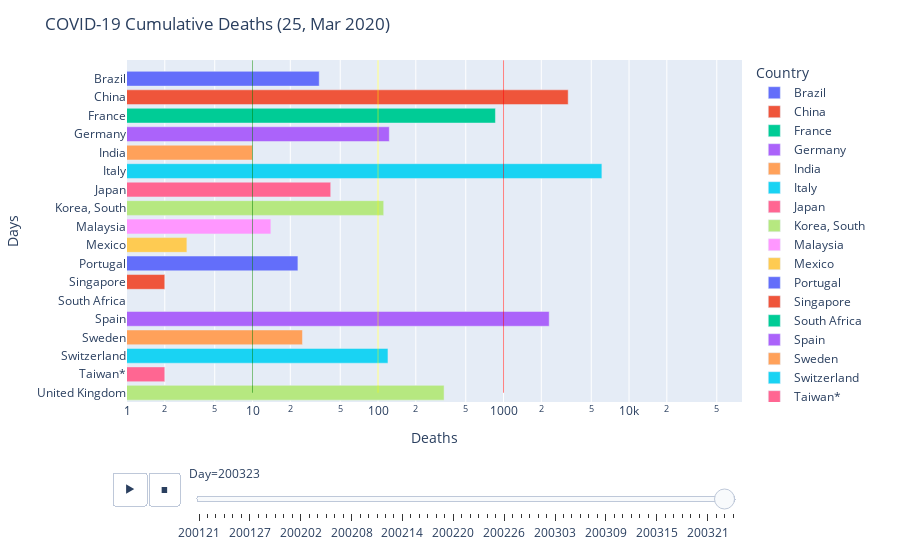

Here is the notebook cell this chart was saved with:
### Code cell
last_upt = dt.date.today() #- dt.timedelta(days=1)

title = 'COVID-19 Cumulative Deaths (' + "{:%d, %b %Y}".format(last_upt) +')'
autor = 'Author: Prof. Carlos Ed Beluzo - cbeluzo@gmail.com'
data_source= 'Data source: data.humdata.org, data.worldbank.org'

country_list = ['Brazil', 'China', 'France',  'Germany',
        'India', 'Italy',  'Japan',
        'Korea, South',  'Malaysia', 'Mexico',
        'Portugal', 'Singapore', 'South Africa', 'Spain',  'Sweden', 'Switzerland', 'Taiwan*',
        'United Kingdom']

#dfa = pd.DataFrame()
#dfA = df1.loc[df1['country'].isin(country_list)]

graf = px.bar(dfA.sort_values(['Day','cases'],ascending=True), y='country', x='cases', color='country', orientation='h',
              animation_frame="Day", animation_group="country", #text='country',
              #width=1200, 
              #height=800,
               hover_data=['Day', 'country', 'cases'], 
             labels={'country':'Country', 'cases':'Deaths'},
             )

#graf.update_traces(textposition='top center')
#                   marker_line_width=0.5, marker_line_color="black", mode='lines+markers')

graf.update_layout(
    template='plotly',
    xaxis_type="log",
    #yaxis_type="log",
    #transition = {'duration': 100},
    #title_text=title,
    xaxis = dict(range=(0, 4.9), constrain='domain'),
    #yaxis = dict(range=df1.country.unique())
)

annotations = []


graf.update_layout(annotations=annotations,
                  #uniformtext_minsize=8,
                  #uniformtext_mode='hide',
                  #xaxis_type="log",
                  title_text=title,
                  xaxis_title='Deaths',
                  yaxis_title='Days',
                  shapes=[{'type': 'line','x0': 10,'y0': 0,'x1': 10,'y1': dfA.country.unique().shape[0],
                           'line': {'color': 'green','width': 0.5}},
                         {'type': 'line','x0': 100,'y0': 0,'x1': 100,'y1': dfA.country.unique().shape[0],
                           'line': {'color': 'yellow','width': 0.5}},
                         {'type': 'line','x0': 1000,'y0': 0,'x1': 1000,'y1': dfA.country.unique().shape[0],
                           'line': {'color': 'red','width': 0.5}}]
                  )

graf.show()
plt.offline.plot(graf, filename="html/covid_19_total_deaths_animated_BR.html")
#df1.to_csv (r'data/covid_19_sns_population_infection_rate.csv', index = False, header=True)

#https://plot.ly/python/v3/line-and-scatter/#style-scatter-plots
#https://towardsdatascience.com/plotly-python-scatter-plots-2ea1b4885c90

### Figure 1 — Plotly figure (JSON) as saved in the notebook; plotly's stock layout.template omitted (floating-point values rounded to 4 significant figures)
{"data": [{"alignmentgroup": "True", "customdata": [["200323", "Brazil", 34]], "hoverlabel": {"namelength": 0}, "hovertemplate": "Country=%{customdata[1]}<br>Day=%{customdata[0]}<br>Deaths=%{customdata[2]}", "ids": ["Brazil"], "legendgroup": "Brazil", "marker": {"color": "#636efa"}, "name": "Brazil", "offsetgroup": "Brazil", "orientation": "h", "showlegend": true, "textposition": "auto", "type": "bar", "x": [34], "xaxis": "x", "y": ["Brazil"], "yaxis": "y"}, {"alignmentgroup": "True", "customdata": [["200323", "China", 3274]], "hoverlabel": {"namelength": 0}, "hovertemplate": "Country=%{customdata[1]}<br>Day=%{customdata[0]}<br>Deaths=%{customdata[2]}", "ids": ["China"], "legendgroup": "China", "marker": {"color": "#EF553B"}, "name": "China", "offsetgroup": "China", "orientation": "h", "showlegend": true, "textposition": "auto", "type": "bar", "x": [3274], "xaxis": "x", "y": ["China"], "yaxis": "y"}, {"alignmentgroup": "True", "customdata": [["200323", "France", 862]], "hoverlabel": {"namelength": 0}, "hovertemplate": "Country=%{customdata[1]}<br>Day=%{customdata[0]}<br>Deaths=%{customdata[2]}", "ids": ["France"], "legendgroup": "France", "marker": {"color": "#00cc96"}, "name": "France", "offsetgroup": "France", "orientation": "h", "showlegend": true, "textposition": "auto", "type": "bar", "x": [862], "xaxis": "x", "y": ["France"], "yaxis": "y"}, {"alignmentgroup": "True", "customdata": [["200323", "Germany", 123]], "hoverlabel": {"namelength": 0}, "hovertemplate": "Country=%{customdata[1]}<br>Day=%{customdata[0]}<br>Deaths=%{customdata[2]}", "ids": ["Germany"], "legendgroup": "Germany", "marker": {"color": "#ab63fa"}, "name": "Germany", "offsetgroup": "Germany", "orientation": "h", "showlegend": true, "textposition": "auto", "type": "bar", "x": [123], "xaxis": "x", "y": ["Germany"], "yaxis": "y"}, {"alignmentgroup": "True", "customdata": [["200323", "India", 10]], "hoverlabel": {"namelength": 0}, "hovertemplate": "Country=%{customdata[1]}<br>Day=%{customdata[0]}<br>Deaths=%{customdata[2]}", "ids": ["India"], "legendgroup": "India", "marker": {"color": "#FFA15A"}, "name": "India", "offsetgroup": "India", "orientation": "h", "showlegend": true, "textposition": "auto", "type": "bar", "x": [10], "xaxis": "x", "y": ["India"], "yaxis": "y"}, {"alignmentgroup": "True", "customdata": [["200323", "Italy", 6077]], "hoverlabel": {"namelength": 0}, "hovertemplate": "Country=%{customdata[1]}<br>Day=%{customdata[0]}<br>Deaths=%{customdata[2]}", "ids": ["Italy"], "legendgroup": "Italy", "marker": {"color": "#19d3f3"}, "name": "Italy", "offsetgroup": "Italy", "orientation": "h", "showlegend": true, "textposition": "auto", "type": "bar", "x": [6077], "xaxis": "x", "y": ["Italy"], "yaxis": "y"}, {"alignmentgroup": "True", "customdata": [["200323", "Japan", 42]], "hoverlabel": {"namelength": 0}, "hovertemplate": "Country=%{customdata[1]}<br>Day=%{customdata[0]}<br>Deaths=%{customdata[2]}", "ids": ["Japan"], "legendgroup": "Japan", "marker": {"color": "#FF6692"}, "name": "Japan", "offsetgroup": "Japan", "orientation": "h", "showlegend": true, "textposition": "auto", "type": "bar", "x": [42], "xaxis": "x", "y": ["Japan"], "yaxis": "y"}, {"alignmentgroup": "True", "customdata": [["200323", "Korea, South", 111]], "hoverlabel": {"namelength": 0}, "hovertemplate": "Country=%{customdata[1]}<br>Day=%{customdata[0]}<br>Deaths=%{customdata[2]}", "ids": ["Korea, South"], "legendgroup": "Korea, South", "marker": {"color": "#B6E880"}, "name": "Korea, South", "offsetgroup": "Korea, South", "orientation": "h", "showlegend": true, "textposition": "auto", "type": "bar", "x": [111], "xaxis": "x", "y": ["Korea, South"], "yaxis": "y"}, {"alignmentgroup": "True", "customdata": [["200323", "Malaysia", 14]], "hoverlabel": {"namelength": 0}, "hovertemplate": "Country=%{customdata[1]}<br>Day=%{customdata[0]}<br>Deaths=%{customdata[2]}", "ids": ["Malaysia"], "legendgroup": "Malaysia", "marker": {"color": "#FF97FF"}, "name": "Malaysia", "offsetgroup": "Malaysia", "orientation": "h", "showlegend": true, "textposition": "auto", "type": "bar", "x": [14], "xaxis": "x", "y": ["Malaysia"], "yaxis": "y"}, {"alignmentgroup": "True", "customdata": [["200323", "Mexico", 3]], "hoverlabel": {"namelength": 0}, "hovertemplate": "Country=%{customdata[1]}<br>Day=%{customdata[0]}<br>Deaths=%{customdata[2]}", "ids": ["Mexico"], "legendgroup": "Mexico", "marker": {"color": "#FECB52"}, "name": "Mexico", "offsetgroup": "Mexico", "orientation": "h", "showlegend": true, "textposition": "auto", "type": "bar", "x": [3], "xaxis": "x", "y": ["Mexico"], "yaxis": "y"}, {"alignmentgroup": "True", "customdata": [["200323", "Portugal", 23]], "hoverlabel": {"namelength": 0}, "hovertemplate": "Country=%{customdata[1]}<br>Day=%{customdata[0]}<br>Deaths=%{customdata[2]}", "ids": ["Portugal"], "legendgroup": "Portugal", "marker": {"color": "#636efa"}, "name": "Portugal", "offsetgroup": "Portugal", "orientation": "h", "showlegend": true, "textposition": "auto", "type": "bar", "x": [23], "xaxis": "x", "y": ["Portugal"], "yaxis": "y"}, {"alignmentgroup": "True", "customdata": [["200323", "Singapore", 2]], "hoverlabel": {"namelength": 0}, "hovertemplate": "Country=%{customdata[1]}<br>Day=%{customdata[0]}<br>Deaths=%{customdata[2]}", "ids": ["Singapore"], "legendgroup": "Singapore", "marker": {"color": "#EF553B"}, "name": "Singapore", "offsetgroup": "Singapore", "orientation": "h", "showlegend": true, "textposition": "auto", "type": "bar", "x": [2], "xaxis": "x", "y": ["Singapore"], "yaxis": "y"}, {"alignmentgroup": "True", "customdata": [["200323", "South Africa", 0]], "hoverlabel": {"namelength": 0}, "hovertemplate": "Country=%{customdata[1]}<br>Day=%{customdata[0]}<br>Deaths=%{customdata[2]}", "ids": ["South Africa"], "legendgroup": "South Africa", "marker": {"color": "#00cc96"}, "name": "South Africa", "offsetgroup": "South Africa", "orientation": "h", "showlegend": true, "textposition": "auto", "type": "bar", "x": [0], "xaxis": "x", "y": ["South Africa"], "yaxis": "y"}, {"alignmentgroup": "True", "customdata": [["200323", "Spain", 2311]], "hoverlabel": {"namelength": 0}, "hovertemplate": "Country=%{customdata[1]}<br>Day=%{customdata[0]}<br>Deaths=%{customdata[2]}", "ids": ["Spain"], "legendgroup": "Spain", "marker": {"color": "#ab63fa"}, "name": "Spain", "offsetgroup": "Spain", "orientation": "h", "showlegend": true, "textposition": "auto", "type": "bar", "x": [2311], "xaxis": "x", "y": ["Spain"], "yaxis": "y"}, {"alignmentgroup": "True", "customdata": [["200323", "Sweden", 25]], "hoverlabel": {"namelength": 0}, "hovertemplate": "Country=%{customdata[1]}<br>Day=%{customdata[0]}<br>Deaths=%{customdata[2]}", "ids": ["Sweden"], "legendgroup": "Sweden", "marker": {"color": "#FFA15A"}, "name": "Sweden", "offsetgroup": "Sweden", "orientation": "h", "showlegend": true, "textposition": "auto", "type": "bar", "x": [25], "xaxis": "x", "y": ["Sweden"], "yaxis": "y"}, {"alignmentgroup": "True", "customdata": [["200323", "Switzerland", 120]], "hoverlabel": {"namelength": 0}, "hovertemplate": "Country=%{customdata[1]}<br>Day=%{customdata[0]}<br>Deaths=%{customdata[2]}", "ids": ["Switzerland"], "legendgroup": "Switzerland", "marker": {"color": "#19d3f3"}, "name": "Switzerland", "offsetgroup": "Switzerland", "orientation": "h", "showlegend": true, "textposition": "auto", "type": "bar", "x": [120], "xaxis": "x", "y": ["Switzerland"], "yaxis": "y"}, {"alignmentgroup": "True", "customdata": [["200323", "Taiwan*", 2]], "hoverlabel": {"namelength": 0}, "hovertemplate": "Country=%{customdata[1]}<br>Day=%{customdata[0]}<br>Deaths=%{customdata[2]}", "ids": ["Taiwan*"], "legendgroup": "Taiwan*", "marker": {"color": "#FF6692"}, "name": "Taiwan*", "offsetgroup": "Taiwan*", "orientation": "h", "showlegend": true, "textposition": "auto", "type": "bar", "x": [2], "xaxis": "x", "y": ["Taiwan*"], "yaxis": "y"}, {"alignmentgroup": "True", "customdata": [["200323", "United Kingdom", 336]], "hoverlabel": {"namelength": 0}, "hovertemplate": "Country=%{customdata[1]}<br>Day=%{customdata[0]}<br>Deaths=%{customdata[2]}", "ids": ["United Kingdom"], "legendgroup": "United Kingdom", "marker": {"color": "#B6E880"}, "name": "United Kingdom", "offsetgroup": "United Kingdom", "orientation": "h", "showlegend": true, "textposition": "auto", "type": "bar", "x": [336], "xaxis": "x", "y": ["United Kingdom"], "yaxis": "y"}], "layout": {"autosize": true, "barmode": "relative", "legend": {"title": {"text": "Country"}, "tracegroupgap": 0}, "margin": {"t": 60}, "shapes": [{"line": {"color": "green", "width": 0.5}, "type": "line", "x0": 10, "x1": 10, "y0": 0, "y1": 18}, {"line": {"color": "yellow", "width": 0.5}, "type": "line", "x0": 100, "x1": 100, "y0": 0, "y1": 18}, {"line": {"color": "red", "width": 0.5}, "type": "line", "x0": 1000, "x1": 1000, "y0": 0, "y1": 18}], "sliders": [{"active": 62, "currentvalue": {"prefix": "Day="}, "len": 0.9, "pad": {"b": 10, "t": 60}, "steps": [{"args": [["200121"], {"frame": {"duration": 0, "redraw": true}, "fromcurrent": true, "mode": "immediate", "transition": {"duration": 0, "easing": "linear"}}], "label": "200121", "method": "animate"}, {"args": [["200122"], {"frame": {"duration": 0, "redraw": true}, "fromcurrent": true, "mode": "immediate", "transition": {"duration": 0, "easing": "linear"}}], "label": "200122", "method": "animate"}, {"args": [["200123"], {"frame": {"duration": 0, "redraw": true}, "fromcurrent": true, "mode": "immediate", "transition": {"duration": 0, "easing": "linear"}}], "label": "200123", "method": "animate"}, {"args": [["200124"], {"frame": {"duration": 0, "redraw": true}, "fromcurrent": true, "mode": "immediate", "transition": {"duration": 0, "easing": "linear"}}], "label": "200124", "method": "animate"}, {"args": [["200125"], {"frame": {"duration": 0, "redraw": true}, "fromcurrent": true, "mode": "immediate", "transition": {"duration": 0, "easing": "linear"}}], "label": "200125", "method": "animate"}, {"args": [["200126"], {"frame": {"duration": 0, "redraw": true}, "fromcurrent": true, "mode": "immediate", "transition": {"duration": 0, "easing": "linear"}}], "label": "200126", "method": "animate"}, {"args": [["200127"], {"frame": {"duration": 0, "redraw": true}, "fromcurrent": true, "mode": "immediate", "transition": {"duration": 0, "easing": "linear"}}], "label": "200127", "method": "animate"}, {"args": [["200128"], {"frame": {"duration": 0, "redraw": true}, "fromcurrent": true, "mode": "immediate", "transition": {"duration": 0, "easing": "linear"}}], "label": "200128", "method": "animate"}, {"args": [["200129"], {"frame": {"duration": 0, "redraw": true}, "fromcurrent": true, "mode": "immediate", "transition": {"duration": 0, "easing": "linear"}}], "label": "200129", "method": "animate"}, {"args": [["200130"], {"frame": {"duration": 0, "redraw": true}, "fromcurrent": true, "mode": "immediate", "transition": {"duration": 0, "easing": "linear"}}], "label": "200130", "method": "animate"}, {"args": [["200131"], {"frame": {"duration": 0, "redraw": true}, "fromcurrent": true, "mode": "immediate", "transition": {"duration": 0, "easing": "linear"}}], "label": "200131", "method": "animate"}, {"args": [["200201"], {"frame": {"duration": 0, "redraw": true}, "fromcurrent": true, "mode": "immediate", "transition": {"duration": 0, "easing": "linear"}}], "label": "200201", "method": "animate"}, {"args": [["200202"], {"frame": {"duration": 0, "redraw": true}, "fromcurrent": true, "mode": "immediate", "transition": {"duration": 0, "easing": "linear"}}], "label": "200202", "method": "animate"}, {"args": [["200203"], {"frame": {"duration": 0, "redraw": true}, "fromcurrent": true, "mode": "immediate", "transition": {"duration": 0, "easing": "linear"}}], "label": "200203", "method": "animate"}, {"args": [["200204"], {"frame": {"duration": 0, "redraw": true}, "fromcurrent": true, "mode": "immediate", "transition": {"duration": 0, "easing": "linear"}}], "label": "200204", "method": "animate"}, {"args": [["200205"], {"frame": {"duration": 0, "redraw": true}, "fromcurrent": true, "mode": "immediate", "transition": {"duration": 0, "easing": "linear"}}], "label": "200205", "method": "animate"}, {"args": [["200206"], {"frame": {"duration": 0, "redraw": true}, "fromcurrent": true, "mode": "immediate", "transition": {"duration": 0, "easing": "linear"}}], "label": "200206", "method": "animate"}, {"args": [["200207"], {"frame": {"duration": 0, "redraw": true}, "fromcurrent": true, "mode": "immediate", "transition": {"duration": 0, "easing": "linear"}}], "label": "200207", "method": "animate"}, {"args": [["200208"], {"frame": {"duration": 0, "redraw": true}, "fromcurrent": true, "mode": "immediate", "transition": {"duration": 0, "easing": "linear"}}], "label": "200208", "method": "animate"}, {"args": [["200209"], {"frame": {"duration": 0, "redraw": true}, "fromcurrent": true, "mode": "immediate", "transition": {"duration": 0, "easing": "linear"}}], "label": "200209", "method": "animate"}, {"args": [["200210"], {"frame": {"duration": 0, "redraw": true}, "fromcurrent": true, "mode": "immediate", "transition": {"duration": 0, "easing": "linear"}}], "label": "200210", "method": "animate"}, {"args": [["200211"], {"frame": {"duration": 0, "redraw": true}, "fromcurrent": true, "mode": "immediate", "transition": {"duration": 0, "easing": "linear"}}], "label": "200211", "method": "animate"}, {"args": [["200212"], {"frame": {"duration": 0, "redraw": true}, "fromcurrent": true, "mode": "immediate", "transition": {"duration": 0, "easing": "linear"}}], "label": "200212", "method": "animate"}, {"args": [["200213"], {"frame": {"duration": 0, "redraw": true}, "fromcurrent": true, "mode": "immediate", "transition": {"duration": 0, "easing": "linear"}}], "label": "200213", "method": "animate"}, {"args": [["200214"], {"frame": {"duration": 0, "redraw": true}, "fromcurrent": true, "mode": "immediate", "transition": {"duration": 0, "easing": "linear"}}], "label": "200214", "method": "animate"}, {"args": [["200215"], {"frame": {"duration": 0, "redraw": true}, "fromcurrent": true, "mode": "immediate", "transition": {"duration": 0, "easing": "linear"}}], "label": "200215", "method": "animate"}, {"args": [["200216"], {"frame": {"duration": 0, "redraw": true}, "fromcurrent": true, "mode": "immediate", "transition": {"duration": 0, "easing": "linear"}}], "label": "200216", "method": "animate"}, {"args": [["200217"], {"frame": {"duration": 0, "redraw": true}, "fromcurrent": true, "mode": "immediate", "transition": {"duration": 0, "easing": "linear"}}], "label": "200217", "method": "animate"}, {"args": [["200218"], {"frame": {"duration": 0, "redraw": true}, "fromcurrent": true, "mode": "immediate", "transition": {"duration": 0, "easing": "linear"}}], "label": "200218", "method": "animate"}, {"args": [["200219"], {"frame": {"duration": 0, "redraw": true}, "fromcurrent": true, "mode": "immediate", "transition": {"duration": 0, "easing": "linear"}}], "label": "200219", "method": "animate"}, {"args": [["200220"], {"frame": {"duration": 0, "redraw": true}, "fromcurrent": true, "mode": "immediate", "transition": {"duration": 0, "easing": "linear"}}], "label": "200220", "method": "animate"}, {"args": [["200221"], {"frame": {"duration": 0, "redraw": true}, "fromcurrent": true, "mode": "immediate", "transition": {"duration": 0, "easing": "linear"}}], "label": "200221", "method": "animate"}, {"args": [["200222"], {"frame": {"duration": 0, "redraw": true}, "fromcurrent": true, "mode": "immediate", "transition": {"duration": 0, "easing": "linear"}}], "label": "200222", "method": "animate"}, {"args": [["200223"], {"frame": {"duration": 0, "redraw": true}, "fromcurrent": true, "mode": "immediate", "transition": {"duration": 0, "easing": "linear"}}], "label": "200223", "method": "animate"}, {"args": [["200224"], {"frame": {"duration": 0, "redraw": true}, "fromcurrent": true, "mode": "immediate", "transition": {"duration": 0, "easing": "linear"}}], "label": "200224", "method": "animate"}, {"args": [["200225"], {"frame": {"duration": 0, "redraw": true}, "fromcurrent": true, "mode": "immediate", "transition": {"duration": 0, "easing": "linear"}}], "label": "200225", "method": "animate"}, {"args": [["200226"], {"frame": {"duration": 0, "redraw": true}, "fromcurrent": true, "mode": "immediate", "transition": {"duration": 0, "easing": "linear"}}], "label": "200226", "method": "animate"}, {"args": [["200227"], {"frame": {"duration": 0, "redraw": true}, "fromcurrent": true, "mode": "immediate", "transition": {"duration": 0, "easing": "linear"}}], "label": "200227", "method": "animate"}, {"args": [["200228"], {"frame": {"duration": 0, "redraw": true}, "fromcurrent": true, "mode": "immediate", "transition": {"duration": 0, "easing": "linear"}}], "label": "200228", "method": "animate"}, {"args": [["200229"], {"frame": {"duration": 0, "redraw": true}, "fromcurrent": true, "mode": "immediate", "transition": {"duration": 0, "easing": "linear"}}], "label": "200229", "method": "animate"}, {"args": [["200301"], {"frame": {"duration": 0, "redraw": true}, "fromcurrent": true, "mode": "immediate", "transition": {"duration": 0, "easing": "linear"}}], "label": "200301", "method": "animate"}, {"args": [["200302"], {"frame": {"duration": 0, "redraw": true}, "fromcurrent": true, "mode": "immediate", "transition": {"duration": 0, "easing": "linear"}}], "label": "200302", "method": "animate"}, {"args": [["200303"], {"frame": {"duration": 0, "redraw": true}, "fromcurrent": true, "mode": "immediate", "transition": {"duration": 0, "easing": "linear"}}], "label": "200303", "method": "animate"}, {"args": [["200304"], {"frame": {"duration": 0, "redraw": true}, "fromcurrent": true, "mode": "immediate", "transition": {"duration": 0, "easing": "linear"}}], "label": "200304", "method": "animate"}, {"args": [["200305"], {"frame": {"duration": 0, "redraw": true}, "fromcurrent": true, "mode": "immediate", "transition": {"duration": 0, "easing": "linear"}}], "label": "200305", "method": "animate"}, {"args": [["200306"], {"frame": {"duration": 0, "redraw": true}, "fromcurrent": true, "mode": "immediate", "transition": {"duration": 0, "easing": "linear"}}], "label": "200306", "method": "animate"}, {"args": [["200307"], {"frame": {"duration": 0, "redraw": true}, "fromcurrent": true, "mode": "immediate", "transition": {"duration": 0, "easing": "linear"}}], "label": "200307", "method": "animate"}, {"args": [["200308"], {"frame": {"duration": 0, "redraw": true}, "fromcurrent": true, "mode": "immediate", "transition": {"duration": 0, "easing": "linear"}}], "label": "200308", "method": "animate"}, {"args": [["200309"], {"frame": {"duration": 0, "redraw": true}, "fromcurrent": true, "mode": "immediate", "transition": {"duration": 0, "easing": "linear"}}], "label": "200309", "method": "animate"}, {"args": [["200310"], {"frame": {"duration": 0, "redraw": true}, "fromcurrent": true, "mode": "immediate", "transition": {"duration": 0, "easing": "linear"}}], "label": "200310", "method": "animate"}, {"args": [["200311"], {"frame": {"duration": 0, "redraw": true}, "fromcurrent": true, "mode": "immediate", "transition": {"duration": 0, "easing": "linear"}}], "label": "200311", "method": "animate"}, {"args": [["200312"], {"frame": {"duration": 0, "redraw": true}, "fromcurrent": true, "mode": "immediate", "transition": {"duration": 0, "easing": "linear"}}], "label": "200312", "method": "animate"}, {"args": [["200313"], {"frame": {"duration": 0, "redraw": true}, "fromcurrent": true, "mode": "immediate", "transition": {"duration": 0, "easing": "linear"}}], "label": "200313", "method": "animate"}, {"args": [["200314"], {"frame": {"duration": 0, "redraw": true}, "fromcurrent": true, "mode": "immediate", "transition": {"duration": 0, "easing": "linear"}}], "label": "200314", "method": "animate"}, {"args": [["200315"], {"frame": {"duration": 0, "redraw": true}, "fromcurrent": true, "mode": "immediate", "transition": {"duration": 0, "easing": "linear"}}], "label": "200315", "method": "animate"}, {"args": [["200316"], {"frame": {"duration": 0, "redraw": true}, "fromcurrent": true, "mode": "immediate", "transition": {"duration": 0, "easing": "linear"}}], "label": "200316", "method": "animate"}, {"args": [["200317"], {"frame": {"duration": 0, "redraw": true}, "fromcurrent": true, "mode": "immediate", "transition": {"duration": 0, "easing": "linear"}}], "label": "200317", "method": "animate"}, {"args": [["200318"], {"frame": {"duration": 0, "redraw": true}, "fromcurrent": true, "mode": "immediate", "transition": {"duration": 0, "easing": "linear"}}], "label": "200318", "method": "animate"}, {"args": [["200319"], {"frame": {"duration": 0, "redraw": true}, "fromcurrent": true, "mode": "immediate", "transition": {"duration": 0, "easing": "linear"}}], "label": "200319", "method": "animate"}, {"args": [["200320"], {"frame": {"duration": 0, "redraw": true}, "fromcurrent": true, "mode": "immediate", "transition": {"duration": 0, "easing": "linear"}}], "label": "200320", "method": "animate"}, {"args": [["200321"], {"frame": {"duration": 0, "redraw": true}, "fromcurrent": true, "mode": "immediate", "transition": {"duration": 0, "easing": "linear"}}], "label": "200321", "method": "animate"}, {"args": [["200322"], {"frame": {"duration": 0, "redraw": true}, "fromcurrent": true, "mode": "immediate", "transition": {"duration": 0, "easing": "linear"}}], "label": "200322", "method": "animate"}, {"args": [["200323"], {"frame": {"duration": 0, "redraw": true}, "fromcurrent": true, "mode": "immediate", "transition": {"duration": 0, "easing": "linear"}}], "label": "200323", "method": "animate"}, {"args": [["200324"], {"frame": {"duration": 0, "redraw": true}, "fromcurrent": true, "mode": "immediate", "transition": {"duration": 0, "easing": "linear"}}], "label": "200324", "method": "animate"}], "x": 0.1, "xanchor": "left", "y": 0, "yanchor": "top"}], "title": {"text": "COVID-19 Cumulative Deaths (25, Mar 2020)"}, "updatemenus": [{"buttons": [{"args": [null, {"frame": {"duration": 500, "redraw": true}, "fromcurrent": true, "mode": "immediate", "transition": {"duration": 500, "easing": "linear"}}], "label": "&#9654;", "method": "animate"}, {"args": [[null], {"frame": {"duration": 0, "redraw": true}, "fromcurrent": true, "mode": "immediate", "transition": {"duration": 0, "easing": "linear"}}], "label": "&#9724;", "method": "animate"}], "direction": "left", "pad": {"r": 10, "t": 70}, "showactive": false, "type": "buttons", "x": 0.1, "xanchor": "right", "y": 0, "yanchor": "top"}], "xaxis": {"anchor": "y", "constrain": "domain", "domain": [0, 1], "range": [0, 4.9], "title": {"text": "Deaths"}, "type": "log"}, "yaxis": {"anchor": "x", "autorange": true, "categoryarray": ["United Kingdom", "Taiwan*", "Switzerland", "Sweden", "Spain", "South Africa", "Singapore", "Portugal", "Mexico", "Malaysia", "Korea, South", "Japan", "Italy", "India", "Germany", "France", "China", "Brazil"], "categoryorder": "array", "domain": [0, 1], "range": [-0.5, 18.02], "title": {"text": "Days"}, "type": "category"}}}
